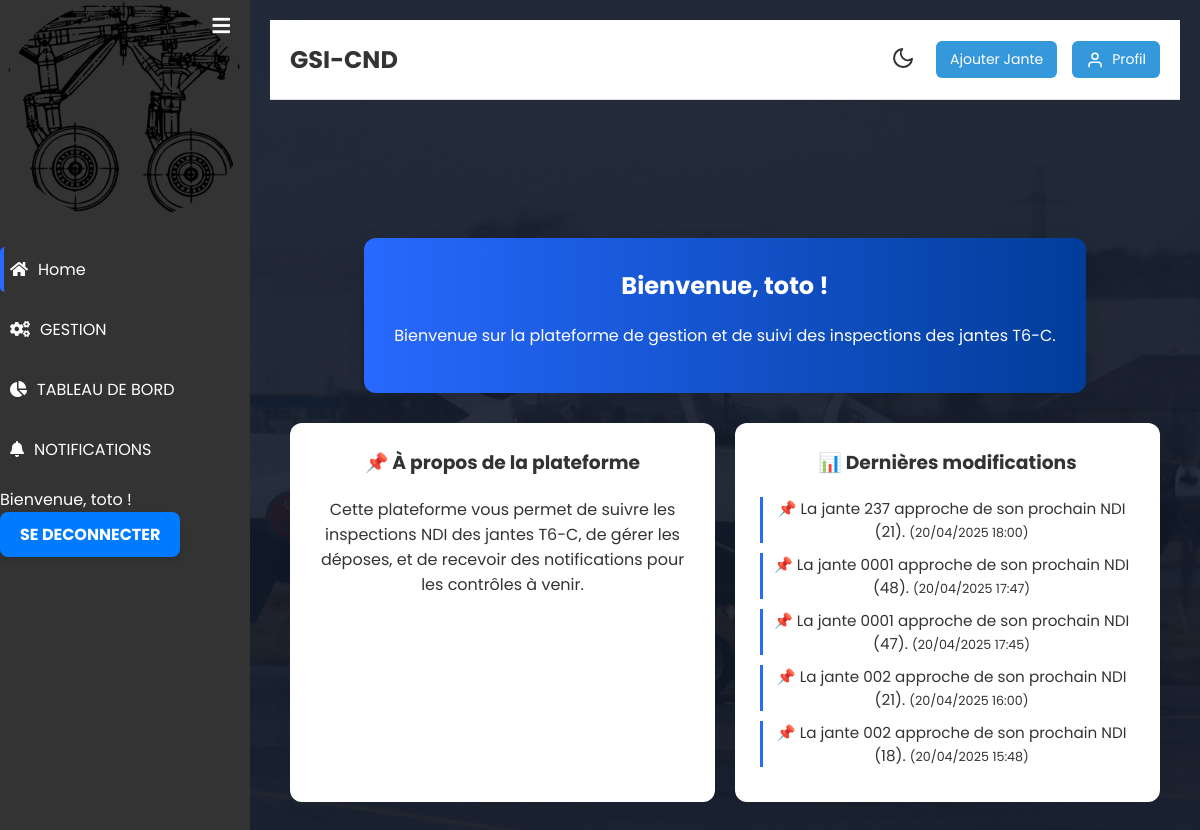
/home/ (signed in), run on an earlier commit of the app's database.
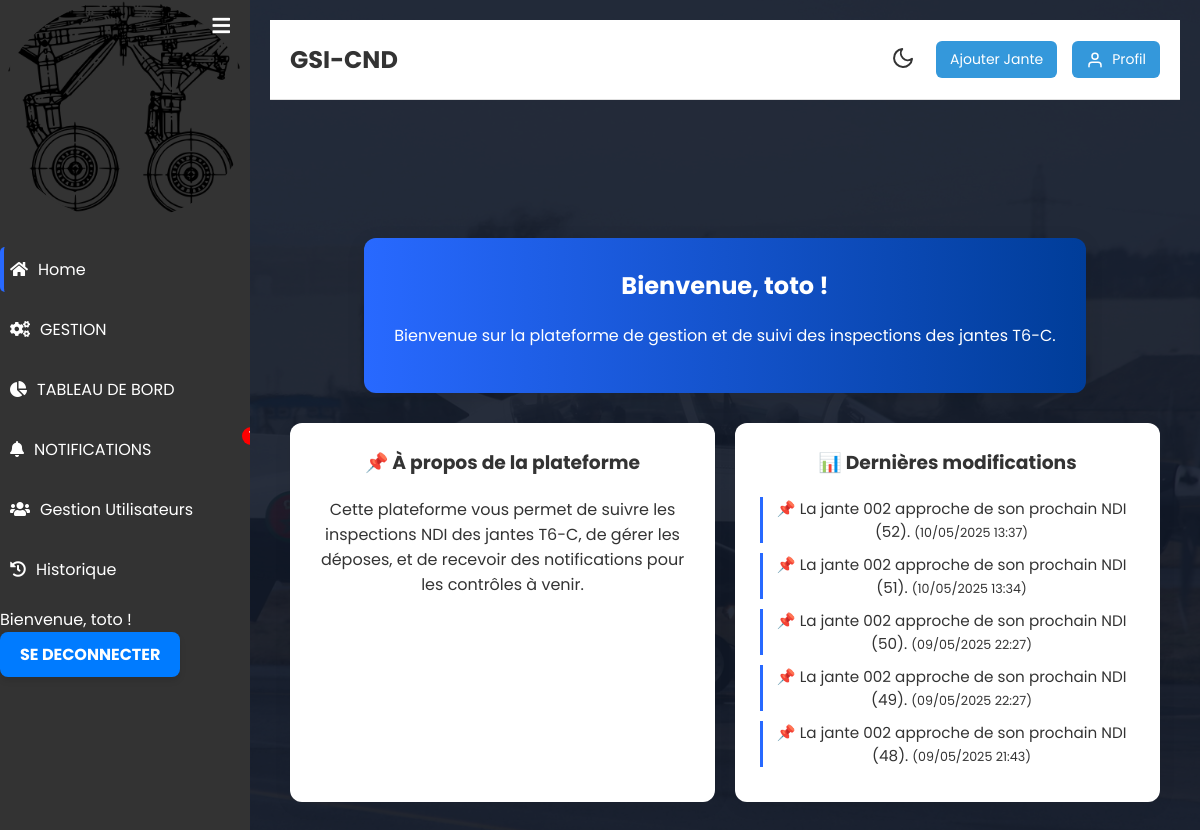
And on a later commit of the database.
### blog/models.py (models this page shows, shortened)
class Notification(models.Model):
    message = models.CharField(max_length=255)
    created_at = models.DateTimeField(auto_now_add=True)
    is_read = models.BooleanField(default=False)

### blog/views.py (the view)
# urls.py: path('home/', views.home, name='home'),  # Page d'accueil avec un message
@login_required
def home(request):
    recent_activities = Notification.objects.all().order_by('-created_at')[:5]  # Les 5 dernières notifications
    return render(request, 'blog/home.html', {
        'user': request.user,
        'recent_activities': recent_activities,
    })

### blog/context_processors.py (called while the page is built)
def notifications_processor(request):
    if request.user.is_authenticated:
        return {
            'notifications': Notification.objects.filter(is_read=False).order_by('-created_at')
        }
    return {}  # Ne retourne rien si l'utilisateur n'est pas connecté

### blog/templates/blog/home.html (shortened to what this page needs)
{% extends "blog/base_blog.html" %}
{% block content %}
<div class="home-container">
    <div class="welcome-card">
        <h2>Bienvenue, {{ user.first_name|default:user.username }} !</h2>
        <p>Bienvenue sur la plateforme de gestion et de suivi des inspections des jantes T6-C.</p>
    </div>
    <div class="cards-row">
        <div class="home-card">
            <h3>📌 À propos de la plateforme</h3>
            <p>
                Cette plateforme vous permet de suivre les inspections NDI des jantes T6-C, de gérer les déposes,
                et de recevoir des notifications pour les contrôles à venir.
            </p>
        </div>
        <div class="home-card">
            <h3>📊 Dernières modifications</h3>
            <ul class="modification-list">
                {% for notif in recent_activities %}
                    <li>📌 {{ notif.message }} <small>({{ notif.created_at|date:"d/m/Y H:i" }})</small></li>
                {% empty %}
                    <li>Aucune modification récente.</li>
                {% endfor %}
            </ul>
        </div>
    </div>
</div>
{% endblock %}

### blog/templates/blog/zone_gauche.html (shortened to what this page needs)
{% load static %}
<div id="sidebar" class="sidebar">
    <button id="toggle-sidebar" title="Ouvrir / Fermer la barre latérale" class="sidebar-toggle">
        <i id="sidebar-icon" class="fas fa-bars"></i>
    </button>
    <div class="sidebar-header">
        <div class="app-icon">
            <img src="{% static 'img/jante.webp' %}" alt="Jante" style="width: 100%; height: auto;">
        </div>
    </div>
    <ul class="sidebar-list">
        <li class="sidebar-list-item {% if request.resolver_match.url_name == 'home' %}active{% endif %}">
            <a href="{% url 'home' %}">
                <i class="fas fa-home"></i>
                <span>Home</span>
            </a>
        </li>
        <li class="sidebar-list-item {% if request.resolver_match.url_name == 'gestion' %}active{% endif %}">
            <a href="{% url 'gestion' %}">
                <i class="fas fa-cogs"></i>
                <span>GESTION</span>
            </a>
        </li>
        <li class="sidebar-list-item {% if request.resolver_match.url_name == 'TABLEAU_BORD' %}active{% endif %}">
            <a href="{% url 'TABLEAU_BORD' %}">
                <i class="fas fa-chart-pie"></i>
                <span>TABLEAU DE BORD</span>
            </a>
        </li>
        <li class="sidebar-list-item {% if request.resolver_match.url_name == 'NOTIFICATIONS' %}active{% endif %}">
            <a href="{% url 'NOTIFICATIONS' %}" class="notification-link" style="position: relative;">
                <i class="fas fa-bell"></i>
                <span>NOTIFICATIONS</span>
                <span id="notif-count" class="notif-badge" style="display: none;">0</span>
            </a>
        </li>
        {% if user.is_superuser %}
        <li class="sidebar-list-item {% if request.resolver_match.url_name == 'user_management' %}active{% endif %}">
            <a href="{% url 'user_management' %}">
                <i class="fas fa-users"></i>
                <span>Gestion Utilisateurs</span>
            </a>
        </li>
        <li class="sidebar-list-item {% if request.resolver_match.url_name == 'action_history' %}active{% endif %}">
            <a href="{% url 'action_history' %}">
                <i class="fas fa-history"></i>
                <span>Historique</span>
            </a>
        </li>
        {% endif %}
    </ul>
    <div class="account-info">
        <div class="account-info-name">Bienvenue, {{ user.username }} !</div>
        {% if user.is_authenticated %}
            <a href="{% url 'logout' %}" class="logout-link">SE DECONNECTER</a>
        {% endif %}
    </div>
</div>
<link href="https://cdnjs.cloudflare.com/ajax/libs/font-awesome/5.15.4/css/all.min.css" rel="stylesheet">

What changed in the data, as far as the page shows it:
no longer on this page (row unchanged): Notification: message "La jante 237 approche de son prochain NDI (21).", created_at "20/04/2025 18:00"
no longer on this page (row unchanged): Notification: message "La jante 0001 approche de son prochain NDI (48).", created_at "20/04/2025 17:47"
no longer on this page (row unchanged): Notification: message "La jante 0001 approche de son prochain NDI (47).", created_at "20/04/2025 17:45"
no longer on this page (row unchanged): Notification: message "La jante 002 approche de son prochain NDI (21).", created_at "20/04/2025 16:00"
no longer on this page (row unchanged): Notification: message "La jante 002 approche de son prochain NDI (18).", created_at "20/04/2025 15:48"
changed User "toto": is_superuser False → True (drawn)
added Notification: message "La jante 002 approche de son prochain NDI (52).", created_at "10/05/2025 13:37"
added Notification: message "La jante 002 approche de son prochain NDI (51).", created_at "10/05/2025 13:34"
added Notification: message "La jante 002 approche de son prochain NDI (50).", created_at "09/05/2025 22:27"
added Notification: message "La jante 002 approche de son prochain NDI (49).", created_at "09/05/2025 22:27"
added Notification: message "La jante 002 approche de son prochain NDI (48).", created_at "09/05/2025 21:43"
Also different on the page:
text now shown: "Gestion Utilisateurs Historique"
